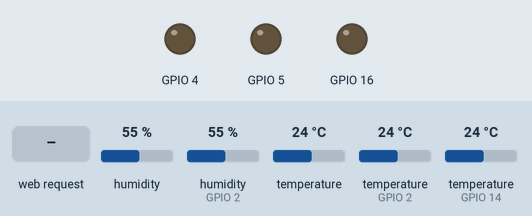
A sketch run on a simulated ESP8266 (NodeMCU). Parts: output pins drawn as LEDs (lit = HIGH). The inputs (shaded band) are chosen by the test bench; at power-on: humidity 55 %, humidity (sensor on GPIO 2) 55 %, temperature 24 °C, temperature (sensors on GPIO 2, GPIO 14) 24 °C. WiFi joins after 1.5 s; servers stay silent unless stated; storage starts empty; what the sketch prints to the serial monitor is not drawn.

Above: at 4.0 s.
4.1 s: HTTP request GET /ilma25 received
At 4.7 s:
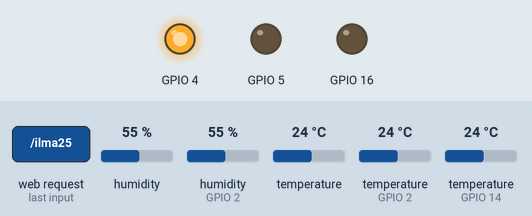
5.6 s: HTTP request GET /ilma50 received
At 6.8 s:
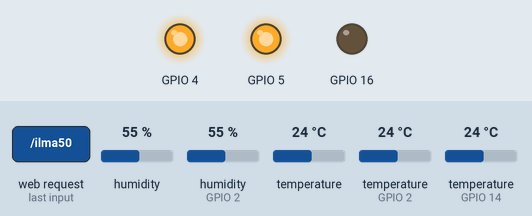
7.1 s: HTTP request GET /ilma100 received
At 8.2 s:
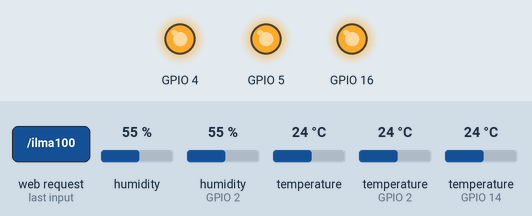
8.6 s: HTTP request GET /ilma0 received
At 9.3 s:
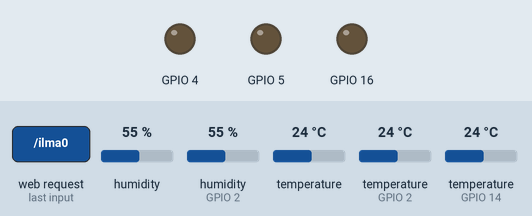
Timing chart, 0 to 11.1 s (numbered marks = the images above; inputs shaded):
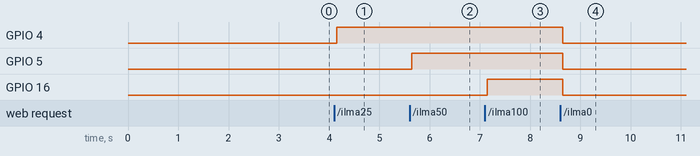

The sketch:

prototyyppi.ino
```cpp
#include <Adafruit_Sensor.h>
#include <DHT.h>
#include <OneWire.h>
#include <DallasTemperature.h>
#include <Arduino.h>
#include <ESP8266WiFi.h>
#include <ESPAsyncTCP.h>
#include <ESPAsyncWebServer.h>
#include "LittleFS.h"
#include <Arduino_JSON.h>

#define DHTPIN 2 //Yhdistetty D4 pinniin
#define DHTPIN2 0 //Yhdistetty D3 pinniin
#define DHTTYPE DHT11

DHT dht(DHTPIN, DHTTYPE); //Sisälämpötila ja -kosteus
DHT dht2 (DHTPIN2, DHTTYPE); //Ulkolämpötila ja -kosteus

//DS18B20 kytkentä
const int oneWireBus = 14; //Yhdistetty D5 pinniin
OneWire oneWire(oneWireBus);
DallasTemperature sensors(&oneWire);

//Pienempi luku märempi, suurempi kuivempi.
const int dry = 1024; //kuiva sensori
const int wet = 50; // märkä sensori

// Aseta wifin ssid ja salasana
const char* ssid = "sinun_ssid";
const char* password = "sinun_salasana";

// Create AsyncWebServer object on port 80
AsyncWebServer server(80);

// Create an Event Source on /events
AsyncEventSource events("/events");

// Json Variable to Hold Sensor Readings
JSONVar readings;

String json;

// Timer variables
unsigned long lastTime = 0;
unsigned long timerDelay = 30000;

// Get Sensor Readings and return JSON object
String getSensorReadings(){
  //Sisäilman mittaukset
  float h = dht.readHumidity();
  float t = dht.readTemperature();
  if (isnan(h) || isnan(t)) { h=0; t=0; }
  readings["temperatureIn"] = String(t);
  readings["humidityIn"] =  String(h);

  //Ulkoilman mittaukset
  float h2 = (dht2.readHumidity() - 10); //Hieman virheellinen sensori, näyttää noin 10% liikaa kosteutta
  if (h2 < 0) { h2=0; };
  float t2 = dht2.readTemperature();
  if (isnan(h2) || isnan(t2)) { h2=0; t2=0; }
  readings["temperatureOut"] = String(t2);
  readings["humidityOut"] =  String(h2);

  sensors.requestTemperatures();
  readings["temperatureSoil"] =  String(sensors.getTempCByIndex(0)); //Kompostimullan lämpötila

  //Kompostimullan kosteuden lukeminen
  int moist_data = analogRead(A0);
  if(moist_data < wet) { moist_data = dry; } //sensori näyttää ilmassa ollessaan 17 lukemaa, tämä korjaa
  int percentageMoisture = map(moist_data, wet, dry, 100, 0); //Muutetaan prosenteiksi
  readings["humiditySoil"] =  String(percentageMoisture);

  String jsonString = JSON.stringify(readings);
  return jsonString;
}

// Initialize LittleFS
void initFS() {
  if (!LittleFS.begin()) {
    Serial.println("An error has occurred while mounting LittleFS");
  }
  Serial.println("LittleFS mounted successfully");
}

// Initialize WiFi
void initWiFi() {
  WiFi.mode(WIFI_STA);
  WiFi.begin(ssid, password);
  Serial.print("Connecting to WiFi ..");
  while (WiFi.status() != WL_CONNECTED) {
    Serial.print('.');
    delay(1000);
  }
  Serial.println(WiFi.localIP());
}

void setup() {
  Serial.begin(115200);
  pinMode(16, OUTPUT);
  pinMode(5, OUTPUT);
  pinMode(4, OUTPUT);
  pinMode(A0, INPUT);
  dht.begin();
  dht2.begin();
  sensors.begin();
  initWiFi();
  initFS();

  json = getSensorReadings();

  // Web Server Root URL
  server.on("/", HTTP_GET, [](AsyncWebServerRequest *request){
    request->send(LittleFS, "/index.html", "text/html");
  });

  server.serveStatic("/", LittleFS, "/");

  // Request for the latest sensor readings
  server.on("/readings", HTTP_GET, [](AsyncWebServerRequest *request){
    //String json = getSensorReadings();
    request->send(200, "application/json", json);
    json = String();
  });

  // Ilmaluukku 0% auki
  server.on("/ilma0", HTTP_GET, [](AsyncWebServerRequest *request){
    digitalWrite(4, LOW);
    digitalWrite(5, LOW);
    digitalWrite(16, LOW);
    request->send(LittleFS, "/index.html", "text/html");
  });

  // Ilmaluukku 25% auki
  server.on("/ilma25", HTTP_GET, [](AsyncWebServerRequest *request){
    digitalWrite(4, HIGH);
    digitalWrite(5, LOW);
    digitalWrite(16, LOW);
    request->send(LittleFS, "/index.html", "text/html");
  });

  // Ilmaluukku 50% auki
  server.on("/ilma50", HTTP_GET, [](AsyncWebServerRequest *request){
    digitalWrite(4, HIGH);
    digitalWrite(5, HIGH);
    digitalWrite(16, LOW);
    request->send(LittleFS, "/index.html", "text/html");
  });

  // Ilmaluukku 100% auki
  server.on("/ilma100", HTTP_GET, [](AsyncWebServerRequest *request){
    digitalWrite(4, HIGH);
    digitalWrite(5, HIGH);
    digitalWrite(16, HIGH);
    request->send(LittleFS, "/index.html", "text/html");
  });

  events.onConnect([](AsyncEventSourceClient *client){
    if(client->lastId()){
      Serial.printf("Client reconnected! Last message ID that it got is: %u\n", client->lastId());
    }
    // send event with message "hello!", id current millis
    // and set reconnect delay to 1 second
    client->send("hello!", NULL, millis(), 10000);
  });
  server.addHandler(&events);

  // Start server
  server.begin();
}

void loop() {
  if ((millis() - lastTime) > timerDelay) {
    // Send Events to the client with the Sensor Readings Every 30 seconds
    events.send("ping",NULL,millis());
    events.send(getSensorReadings().c_str(),"new_readings" ,millis());
    lastTime = millis();
  }
}
```

Measured:
- after the input at 4.1 s, GPIO 4: LOW → HIGH after 0.05 s
- after the input at 5.6 s, GPIO 5: LOW → HIGH after 0.05 s
- after the input at 7.1 s, GPIO 16: LOW → HIGH after 0.05 s
- after the input at 8.6 s, GPIO 4, GPIO 5, GPIO 16: HIGH → LOW after 0.05 s
